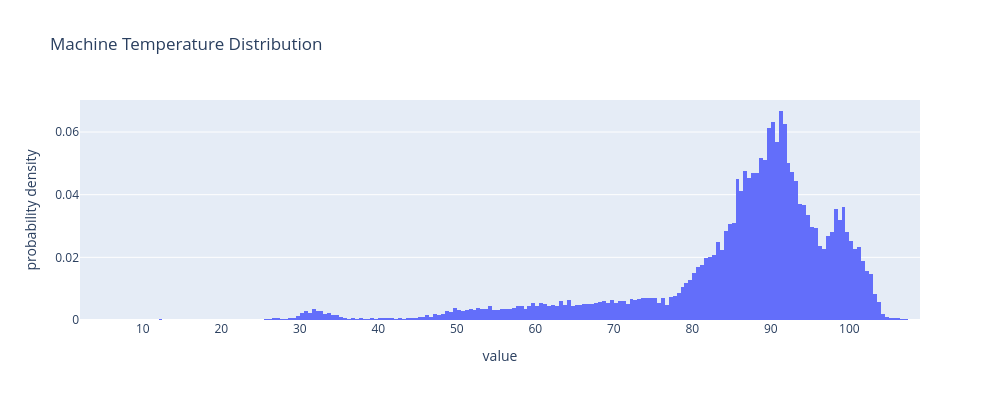

The cell this chart's notebook holds for it:
### Code cell
fig = px.histogram(df,
                   x='value', 
                   width=1000,
                   height=400,
                   histnorm="probability density",
                   title='Machine Temperature Distribution'
                  )
fig.update_xaxes(tickmode='array',
                 tickvals=list(range(0, 121, 10)),
                )
fig.show()

### Figure 1 — Plotly figure (JSON) as saved in the notebook; plotly's stock layout.template omitted (floating-point values rounded to 4 significant figures; data arrays with more than 128 entries replaced by an {"elided": "..."} marker saying what was removed)
{"data": [{"bingroup": "x", "histnorm": "probability density", "hovertemplate": "value=%{x}<br>probability density=%{y}<extra></extra>", "legendgroup": "", "marker": {"color": "#636efa", "pattern": {"shape": ""}}, "name": "", "orientation": "v", "showlegend": false, "type": "histogram", "x": {"elided": "22695 float values"}, "xaxis": "x", "yaxis": "y"}], "layout": {"barmode": "relative", "height": 400, "legend": {"tracegroupgap": 0}, "title": {"text": "Machine Temperature Distribution"}, "width": 1000, "xaxis": {"anchor": "y", "domain": [0, 1], "tickmode": "array", "tickvals": [0, 10, 20, 30, 40, 50, 60, 70, 80, 90, 100, 110, 120], "title": {"text": "value"}}, "yaxis": {"anchor": "x", "domain": [0, 1], "title": {"text": "probability density"}}}}
